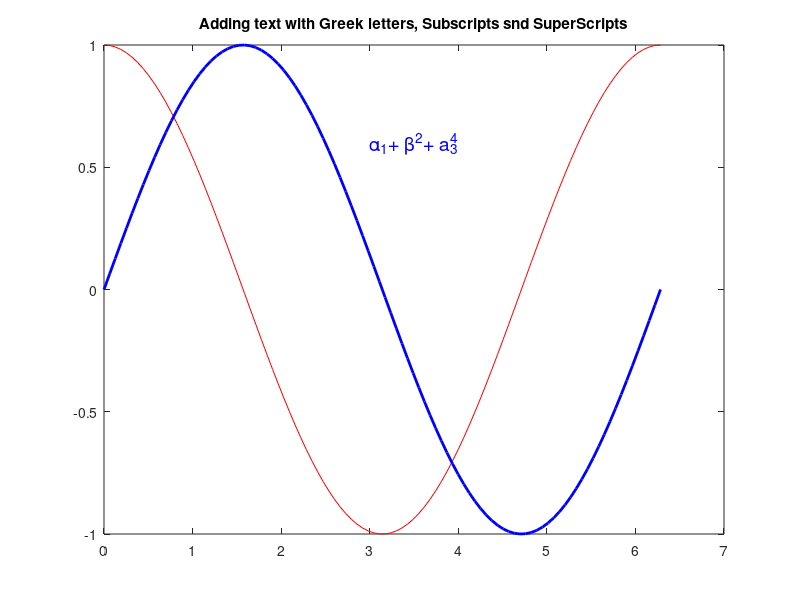

This figure's MATLAB source: (Note: this script raises an error after producing the figure.)
x= linspace(0 , 2*pi);
y1 = cos(x)
y2 = sin(x)
plot(x , y1, 'r', x , y2 , 'b' , 'linewidth', 2)
text(3 , .6 ,'\alpha_1+ \beta^2+ a_3^4', 'fontSize',14,'color','b');
title('Adding text with Greek letters, Subscripts snd SuperScripts')

plot(x , y1, 'r', x , y2 , 'b' , x , y3 ,  'linewidth', 2)